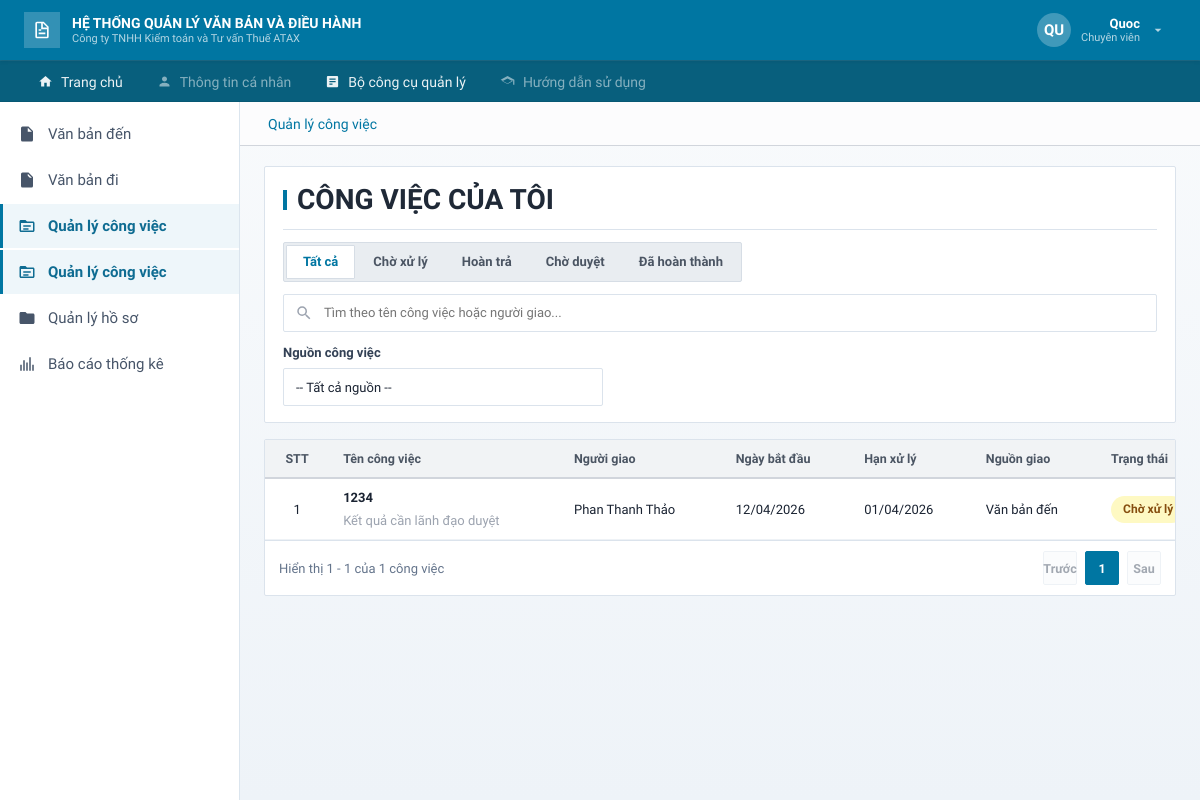
Page /xu-ly-cong-viec.html (signed in) on the committed database.
### apps/accounts/models.py (models this page shows, shortened)
class Customer(AbstractUser):
    class Role(models.TextChoices):
        ADMIN = "ADMIN", "Quản trị hệ thống"
        LANH_DAO = "LANH_DAO", "Lãnh đạo"
        VAN_THU = "VAN_THU", "Văn thư"
        CHUYEN_VIEN = "CHUYEN_VIEN", "Chuyên viên"
    ROLE_PERMISSION_MAP = {
        Role.ADMIN: "access_admin_area",
        Role.LANH_DAO: "access_lanh_dao_area",
        Role.VAN_THU: "access_van_thu_area",
        Role.CHUYEN_VIEN: "access_chuyen_vien_area",
    }
    ROLE_CORE_CHUC_VU_MAP = {
        Role.ADMIN: "Quản Trị Hệ Thống",
        Role.LANH_DAO: "Lãnh Đạo",
        Role.VAN_THU: "Văn Thư",
        Role.CHUYEN_VIEN: "Chuyên Viên",
    }
    email = models.EmailField("Email", unique=True)
    ho_va_ten = models.CharField("Họ và tên", max_length=255)
    chuc_vu = models.CharField("Chức vụ", max_length=255, blank=True)
    sdt = models.CharField("Số điện thoại", max_length=20, blank=True)
    role = models.CharField("Vai trò", max_length=20, choices=Role.choices, default=Role.CHUYEN_VIEN)
    chi_nhanh = models.ForeignKey(
        "core.ChiNhanh",
        on_delete=models.SET_NULL,
        null=True,
        blank=True,
        related_name="users",
        verbose_name="Chi nhánh",
    )
    phong_ban = models.ForeignKey(
        "core.PhongBan",
        on_delete=models.SET_NULL,
        null=True,
        blank=True,
        related_name="users",
        verbose_name="Phòng ban",
    )
    REQUIRED_FIELDS = ["email", "ho_va_ten"]
    class Meta:
        verbose_name = "Người dùng"
        verbose_name_plural = "Người dùng"
        permissions = [
            ("access_admin_area", "Có thể vào khu vực quản trị hệ thống"),
            ("access_lanh_dao_area", "Có thể vào khu vực lãnh đạo"),
            ("access_van_thu_area", "Có thể vào khu vực văn thư"),
            ("access_chuyen_vien_area", "Có thể vào khu vực chuyên viên"),
            ("manage_users", "Có thể quản lý người dùng"),
            ("manage_departments", "Có thể quản lý chi nhánh và phòng ban"),
            ("view_reports", "Có thể xem báo cáo thống kê"),
            ("present_incoming_document", "Có thể trình văn bản đến"),
            ("edit_incoming_document", "Có thể chỉnh sửa văn bản đến"),
            ("delete_incoming_document", "Có thể xóa văn bản đến"),
            ("return_incoming_document", "Có thể hoàn trả văn bản đến"),
            ("forward_document", "Có thể chuyển tiếp văn bản"),
            ("draft_outgoing_document", "Có thể soạn thảo văn bản đi"),
            ("edit_outgoing_document", "Có thể chỉnh sửa văn bản đi"),
            ("delete_outgoing_document", "Có thể xóa văn bản đi"),
            ("approve_outgoing_document", "Có thể phê duyệt văn bản đi"),
            ("return_outgoing_document", "Có thể hoàn trả văn bản đi"),
            ("issue_outgoing_document", "Có thể ban hành văn bản đi"),
            ("assign_task", "Có thể giao việc"),
            ("edit_task", "Có thể chỉnh sửa công việc"),
            ("delete_task", "Có thể xóa công việc"),
            ("approve_task", "Có thể duyệt công việc"),
            ("return_task", "Có thể hoàn trả công việc"),
            ("process_task", "Có thể xử lý công việc"),
            ("update_task_result", "Có thể cập nhật xử lý công việc"),
            ("manage_records", "Có thể quản lý hồ sơ văn bản"),
            ("add_document_to_record", "Có thể thêm văn bản vào hồ sơ"),
            ("remove_document_from_record", "Có thể xóa văn bản khỏi hồ sơ"),
        ]
    @property
    def display_name(self):
        return (self.ho_va_ten or self.get_full_name() or self.username).strip()
    @property
    def display_role(self):
        return (self.chuc_vu or self.get_role_display()).strip()
    @property
    def initials(self):
        parts = [part for part in self.display_name.split() if part]
        if len(parts) >= 2:
            return f"{parts[0][0]}{parts[-1][0]}".upper()
        if parts:
            return parts[0][:2].upper()
        return self.username[:2].upper()
    def has_role(self, *roles):
        return self.is_superuser or self.role in roles
    @property
    def core_profile(self):
        try:
            return self.nguoi_dung_core
        except ObjectDoesNotExist:
            return self.sync_core_profile()

### apps/core/models.py (models this page shows, shortened)
class CongViec(models.Model):
    class NguonGiao(models.TextChoices):
        VAN_BAN_DEN = "Văn bản đến", "Văn bản đến"
        VAN_BAN_DI = "Văn bản đi", "Văn bản đi"
    class TrangThai(models.TextChoices):
        CHO_XU_LY = "Chờ xử lý", "Chờ xử lý"
        DA_HOAN_THANH = "Đã hoàn thành", "Đã hoàn thành"
        HOAN_TRA_CV = "Hoàn trả_CV", "Hoàn trả"
        HOAN_TRA_LD = "Hoàn trả_LĐ", "Hoàn trả"
        CHO_DUYET = "Chờ duyệt", "Chờ duyệt"
    cong_viec_id = models.AutoField(primary_key=True)
    van_ban = models.ForeignKey(
        "core.VanBan",
        on_delete=models.CASCADE,
        db_column="van_ban_id",
        null=True,
        blank=True,
    )
    van_ban_den = models.ForeignKey(
        "core.VanBan",
        on_delete=models.CASCADE,
        null=True,
        blank=True,
        related_name="cong_viec_lien_quan",
    )
    ten_cong_viec = models.CharField(max_length=255, null=False)
    noi_dung_cong_viec = models.TextField(null=False)
    nguon_giao = models.CharField(
        max_length=255,
        null=True,
        blank=True,
        choices=NguonGiao.choices,
    )
    trang_thai = models.CharField(
        max_length=255,
        null=False,
        choices=TrangThai.choices,
        default=TrangThai.CHO_XU_LY,
    )
    ngay_bat_dau = models.DateField(null=False)
    han_xu_ly = models.DateTimeField(null=False)
    ngay_cap_nhat_giao_viec = models.DateField(default=timezone.now)
    ket_qua_xu_ly = models.TextField(null=True, blank=True)
    ghi_chu = models.TextField(null=True, blank=True)
    ngay_xu_ly = models.DateField(default=timezone.now)
    last_activity = models.DateTimeField(auto_now=True)
    yeu_cau_phe_duyet = models.BooleanField(default=True)
    nguoi_giao = models.ForeignKey(
        "core.NguoiDung",
        on_delete=models.CASCADE,
        db_column="nguoi_giao_id",
        null=False,
        related_name="+",
    )
    nguoi_thuc_hien = models.ForeignKey(
        "core.NguoiDung",
        on_delete=models.CASCADE,
        db_column="nguoi_thuc_hien_id",
        null=False,
        related_name="+",
    )
    class Meta:
        db_table = "CongViec"

class NguoiDung(models.Model):
    class ChucVu(models.TextChoices):
        QUAN_TRI = "Quản Trị Hệ Thống", "Quản Trị Hệ Thống"
        LANH_DAO = "Lãnh Đạo", "Lãnh Đạo"
        CHUYEN_VIEN = "Chuyên Viên", "Chuyên Viên"
        VAN_THU = "Văn Thư", "Văn Thư"
    CHUC_VU_CHOICES = ChucVu.choices
    nguoi_dung_id = models.AutoField(primary_key=True)
    tai_khoan = models.OneToOneField(
        settings.AUTH_USER_MODEL,
        on_delete=models.SET_NULL,
        db_column="tai_khoan_id",
        null=True,
        blank=True,
        related_name="nguoi_dung_core",
    )
    phong_ban = models.ForeignKey(
        "core.PhongBan",
        on_delete=models.SET_NULL,
        db_column="phong_ban_id",
        null=True,
        blank=True,
    )
    ho_va_ten = models.CharField(max_length=255, null=False)
    chuc_vu = models.CharField(
        max_length=255,
        null=False,
        choices=CHUC_VU_CHOICES,
    )
    email = models.EmailField(null=False, unique=True)
    sdt = models.CharField(max_length=50, null=True, blank=True)
    class Meta:
        db_table = "NguoiDung"

### apps/quanlycongviec/views.py (the view)
# urls.py: path("xu-ly-cong-viec.html", xu_ly_cong_viec, name="xu_ly_cong_viec"),
@login_required
@role_required(Customer.Role.CHUYEN_VIEN)
def xu_ly_cong_viec(request):
    tasks = _task_queryset().filter(nguoi_thuc_hien=request.user.core_profile).order_by("-last_activity")
    paginator = Paginator(tasks, 10)
    page_number = request.GET.get("page")
    tasks = paginator.get_page(page_number)
    context = {
        "tasks": tasks,
        "page_obj": tasks,
        "status_choices": CongViec.TrangThai.choices,
    }
    return render(request, "quanlycongviec/cong-viec-cua-toi.html", context)

### apps/templates/quanlycongviec/cong-viec-cua-toi.html (shortened to what this page needs)
{% extends "base.html" %}
{% block breadcrumb %}
<a href="{% url 'quanlycongviec:xu_ly_cong_viec' %}">Quản lý công việc</a>
{% endblock %}
{% block content %}
<div class="filter-card">
    <div class="filter-stack">
        <h2 class="section-title">Công việc của tôi</h2>
        <div class="filter-controls-row">
            <div class="tab-filter-group" id="filterTabs">
                <button type="button" class="filter-tab active" data-status="">Tất cả</button>
                <button type="button" class="filter-tab" data-status="Chờ xử lý">Chờ xử lý</button>
                <button type="button" class="filter-tab" data-status="Hoàn trả">Hoàn trả</button>
                <button type="button" class="filter-tab" data-status="Chờ duyệt">Chờ duyệt</button>
                <button type="button" class="filter-tab" data-status="Đã hoàn thành">Đã hoàn thành</button>
            </div>
        </div>
        <div class="custom-search-wrap">
            <input
                id="keywordInput"
                type="text"
                class="custom-search-input"
                placeholder="Tìm theo tên công việc hoặc người giao..."
            >
        </div>
        <div class="custom-select-wrap task-source-filter">
            <label class="filter-label" for="sourceInput">Nguồn công việc</label>
            <select id="sourceInput" class="form-control">
                <option value="">-- Tất cả nguồn --</option>
            </select>
        </div>
    </div>
</div>
<div class="table-container">
    <div class="table-scroll">
        <table class="data-table">
            <thead>
                <tr>
                    <th class="text-center">STT</th>
                    <th>Tên công việc</th>
                    <th>Người giao</th>
                    <th>Ngày bắt đầu</th>
                    <th>Hạn xử lý</th>
                    <th>Nguồn giao</th>
                    <th>Trạng thái</th>
                </tr>
            </thead>
            <tbody id="taskBody">
                {% for task in tasks %}
                <tr data-id="{{ task.pk }}" data-status="{{ task.trang_thai }}" data-source="{{ task.nguon_giao|default:'' }}">
                    <td class="text-center">{{ tasks.start_index|add:forloop.counter0 }}</td>
                    <td>
                        <strong>{{ task.ten_cong_viec }}</strong>
                        {% if task.yeu_cau_phe_duyet %}
                            <div class="text-muted mt-8">Kết quả cần lãnh đạo duyệt</div>
                        {% endif %}
                    </td>
                    <td>{{ task.nguoi_giao.ho_va_ten }}</td>
                    <td>{{ task.ngay_bat_dau|date:"d/m/Y" }}</td>
                    <td>{{ task.han_xu_ly|date:"d/m/Y" }}</td>
                    <td>{{ task.nguon_giao|default:"-" }}</td>
                    <td>
                        {% if task.trang_thai == "Chờ xử lý" %}
                            <span class="badge badge-cho-xu-ly">{{ task.get_trang_thai_display }}</span>
                        {% elif task.trang_thai == "Chờ duyệt" %}
                            <span class="badge badge-cho-duyet">{{ task.get_trang_thai_display }}</span>
                        {% elif task.trang_thai == "Đã hoàn thành" %}
                            <span class="badge badge-da-hoan-thanh">{{ task.get_trang_thai_display }}</span>
                        {% else %}
                            <span class="badge badge-hoan-tra">{{ task.get_trang_thai_display }}</span>
                        {% endif %}
                    </td>
                </tr>
                {% empty %}
                <tr>
                    <td colspan="7" class="text-center">
                        <div class="empty-state">Bạn chưa có công việc nào.</div>
                    </td>
                </tr>
                {% endfor %}
            </tbody>
        </table>
    </div>
    <div class="pagination">
        <span class="pagination-info">
            Hiển thị {{ tasks.start_index }} - {{ tasks.end_index }} của {{ tasks.paginator.count }} công việc
        </span>
        <div class="pagination-btns">
            {% if tasks.has_previous %}
                <a href="?page={{ tasks.previous_page_number }}" class="page-btn">Trước</a>
            {% else %}
                <span class="page-btn disabled" aria-disabled="true">Trước</span>
            {% endif %}
            <span class="page-btn active">{{ tasks.number }}</span>
            {% if tasks.has_next %}
                <a href="?page={{ tasks.next_page_number }}" class="page-btn">Sau</a>
            {% else %}
                <span class="page-btn disabled" aria-disabled="true">Sau</span>
            {% endif %}
        </div>
    </div>
</div>
{% endblock %}

### apps/templates/base.html (shortened to what this page needs)
{% load static %}
<!DOCTYPE html>
<html lang="vi">
<head>
    <link rel="stylesheet" href="{% static 'assets/css/style.css' %}">
</head>
<body class="{% block body_class %}{% endblock %}">
<div class="app-layout">
    <header class="app-header">
        <div class="header-brand">
            <div class="header-brand-icon" aria-hidden="true">
                <svg width="20" height="20" viewBox="0 0 24 24">
                    <path d="M14 2H6a2 2 0 0 0-2 2v16a2 2 0 0 0 2 2h12a2 2 0 0 0 2-2V8l-6-6zm-1 1.5L18.5 9H13V3.5zM6 20V4h5v7h7v9H6zm2-5h8v2H8v-2zm0-4h3v2H8v-2z"/>
                </svg>
            </div>
            <div class="header-brand-text">
                <h1>HỆ THỐNG QUẢN LÝ VĂN BẢN VÀ ĐIỀU HÀNH</h1>
                <p>Công ty TNHH Kiểm toán và Tư vấn Thuế ATAX</p>
            </div>
        </div>
        <div class="header-user" id="headerUserBtn" role="button" tabindex="0" aria-haspopup="true" aria-expanded="false">
            <div class="header-avatar" aria-hidden="true">
                {{ shell_user.initials|default:"ND" }}
            </div>
            <div class="header-user-info">
                <div class="user-name">{{ shell_user.display_name|default:"Người dùng" }}</div>
                <div class="user-role">{{ shell_user.role_display|default:"Vai trò" }}</div>
            </div>
            <svg width="16" height="16" viewBox="0 0 24 24" aria-hidden="true">
                <path d="M7 10l5 5 5-5H7z"/>
            </svg>
        </div>
    </header>
    <nav class="header-nav" aria-label="Menu chính">
        <div class="header-nav-list">
            {% for item in top_menu_items %}
                <a
                    href="{{ item.href }}"
                    class="header-nav-link{% if item.active %} active{% endif %}{% if not item.is_enabled %} is-disabled{% endif %}"
                    {% if not item.is_enabled %}onclick="return false;" aria-disabled="true" title="{{ item.help_text }}"{% endif %}
                >
                    <svg width="15" height="15" viewBox="0 0 24 24" aria-hidden="true">
                        <path d="{{ item.icon_path }}"/>
                    </svg>
                    {{ item.label }}
                </a>
            {% endfor %}
        </div>
    </nav>
    <div class="app-body">
        <aside class="app-sidebar">
            <nav class="sidebar-nav" aria-label="Chức năng hệ thống">
                {% for item in sidebar_menu_items %}
                    <div class="sidebar-nav-item">
                        <a
                            href="{{ item.href }}"
                            class="sidebar-nav-link{% if item.active %} active{% endif %}{% if not item.is_enabled %} is-disabled{% endif %}"
                        >
                            <svg width="18" height="18" viewBox="0 0 24 24" aria-hidden="true">
                                <path d="{{ item.icon_path }}"/>
                            </svg>
                            {{ item.label }}
                        </a>
                    </div>
                {% endfor %}
            </nav>
        </aside>
        <main class="app-content">
            <div class="breadcrumb-bar">
                {% block breadcrumb %}{% endblock %}
            </div>
            <div class="page-main">
                {% block content %}{% endblock %}
            </div>
        </main>
    </div>
</div>
</body>
</html>

### rows in the picture
Customer: display_name "Quoc"
CongViec: start_index|add "1", ten_cong_viec "1234", yeu_cau_phe_duyet "Kết quả cần lãnh đạo duyệt", nguoi_giao.ho_va_ten "Phan Thanh Thảo", ngay_bat_dau "12/04/2026", han_xu_ly "01/04/2026", nguon_giao "Văn bản đến", trang_thai "Chờ xử lý"

### other values in the picture
{{ shell_user.initials|default:"ND" }} "QU"
{{ shell_user.role_display|default:"Vai trò" }} "Chuyên viên"
{{ item.label }} "Trang chủ" "Thông tin cá nhân" "Bộ công cụ quản lý" "Hướng dẫn sử dụng"
{{ item.label }} "Văn bản đến" "Văn bản đi" "Quản lý công việc" "Quản lý công việc" "Quản lý hồ sơ" "Báo cáo thống kê"
{{ tasks.start_index }} "1"
{{ tasks.end_index }} "1"
{{ tasks.paginator.count }} "1"
{{ tasks.number }} "1"
